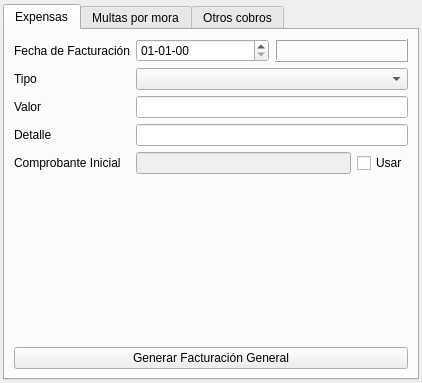
<?xml version="1.0" encoding="UTF-8"?>
<ui version="4.0">
 <class>BillingWindow</class>
 <widget class="QWidget" name="BillingWindow">
  <property name="geometry">
   <rect>
    <x>0</x>
    <y>0</y>
    <width>422</width>
    <height>383</height>
   </rect>
  </property>
  <property name="windowTitle">
   <string>Form</string>
  </property>
  <layout class="QVBoxLayout" name="verticalLayout">
   <property name="leftMargin">
    <number>3</number>
   </property>
   <property name="topMargin">
    <number>4</number>
   </property>
   <property name="rightMargin">
    <number>3</number>
   </property>
   <property name="bottomMargin">
    <number>3</number>
   </property>
   <item>
    <widget class="QTabWidget" name="tabWidget">
     <property name="currentIndex">
      <number>0</number>
     </property>
     <widget class="QWidget" name="tab_general">
      <attribute name="title">
       <string>Expensas</string>
      </attribute>
      <layout class="QVBoxLayout" name="verticalLayout_2">
       <item>
        <layout class="QFormLayout" name="formLayout">
         <property name="fieldGrowthPolicy">
          <enum>QFormLayout::AllNonFixedFieldsGrow</enum>
         </property>
         <item row="0" column="0">
          <widget class="QLabel" name="label_date0">
           <property name="text">
            <string>Fecha de Facturación</string>
           </property>
          </widget>
         </item>
         <item row="0" column="1">
          <layout class="QHBoxLayout" name="horizontalLayout_3">
           <item>
            <widget class="QDateEdit" name="dateedit_date">
             <property name="displayFormat">
              <string>dd-MM-yy</string>
             </property>
            </widget>
           </item>
           <item>
            <widget class="QLabel" name="label_date">
             <property name="frameShape">
              <enum>QFrame::Box</enum>
             </property>
             <property name="frameShadow">
              <enum>QFrame::Raised</enum>
             </property>
             <property name="text">
              <string/>
             </property>
            </widget>
           </item>
          </layout>
         </item>
         <item row="1" column="0">
          <widget class="QLabel" name="label_type">
           <property name="text">
            <string>Tipo</string>
           </property>
          </widget>
         </item>
         <item row="1" column="1">
          <widget class="QComboBox" name="combobox_type"/>
         </item>
         <item row="2" column="0">
          <widget class="QLabel" name="label_value">
           <property name="text">
            <string>Valor</string>
           </property>
          </widget>
         </item>
         <item row="2" column="1">
          <widget class="QLineEdit" name="lineedit_value"/>
         </item>
         <item row="3" column="0">
          <widget class="QLabel" name="label_detail">
           <property name="text">
            <string>Detalle</string>
           </property>
          </widget>
         </item>
         <item row="3" column="1">
          <widget class="QLineEdit" name="lineedit_detail"/>
         </item>
         <item row="4" column="0">
          <widget class="QLabel" name="label_voucher">
           <property name="text">
            <string>Comprobante Inicial</string>
           </property>
          </widget>
         </item>
         <item row="4" column="1">
          <layout class="QHBoxLayout" name="horizontalLayout_2">
           <item>
            <widget class="QLineEdit" name="lineedit_voucher">
             <property name="enabled">
              <bool>false</bool>
             </property>
            </widget>
           </item>
           <item>
            <widget class="QCheckBox" name="checkbox_voucher">
             <property name="text">
              <string>Usar</string>
             </property>
            </widget>
           </item>
          </layout>
         </item>
        </layout>
       </item>
       <item>
        <widget class="QPushButton" name="button_savegeneralbilling">
         <property name="text">
          <string>Generar Facturación General</string>
         </property>
        </widget>
       </item>
      </layout>
     </widget>
     <widget class="QWidget" name="tab_penalties">
      <attribute name="title">
       <string>Multas por mora</string>
      </attribute>
      <layout class="QVBoxLayout" name="verticalLayout_4">
       <item>
        <layout class="QFormLayout" name="formLayout_3">
         <property name="fieldGrowthPolicy">
          <enum>QFormLayout::AllNonFixedFieldsGrow</enum>
         </property>
         <item row="0" column="0">
          <widget class="QLabel" name="label_since0">
           <property name="text">
            <string>Buscar desde</string>
           </property>
          </widget>
         </item>
         <item row="1" column="0">
          <widget class="QLabel" name="label_at0">
           <property name="text">
            <string>Registrar con fecha</string>
           </property>
          </widget>
         </item>
         <item row="0" column="1">
          <layout class="QHBoxLayout" name="horizontalLayout">
           <item>
            <widget class="QDateEdit" name="dateedit_since">
             <property name="dateTime">
              <datetime>
               <hour>0</hour>
               <minute>0</minute>
               <second>0</second>
               <year>2014</year>
               <month>1</month>
               <day>1</day>
              </datetime>
             </property>
             <property name="displayFormat">
              <string>dd-MM-yy</string>
             </property>
            </widget>
           </item>
           <item>
            <widget class="QLabel" name="label_since">
             <property name="frameShape">
              <enum>QFrame::Box</enum>
             </property>
             <property name="frameShadow">
              <enum>QFrame::Raised</enum>
             </property>
             <property name="text">
              <string/>
             </property>
            </widget>
           </item>
          </layout>
         </item>
         <item row="1" column="1">
          <layout class="QHBoxLayout" name="horizontalLayout_6">
           <item>
            <widget class="QDateEdit" name="dateedit_at">
             <property name="displayFormat">
              <string>dd-MM-yy</string>
             </property>
            </widget>
           </item>
           <item>
            <widget class="QLabel" name="label_at">
             <property name="frameShape">
              <enum>QFrame::Box</enum>
             </property>
             <property name="frameShadow">
              <enum>QFrame::Raised</enum>
             </property>
             <property name="text">
              <string/>
             </property>
            </widget>
           </item>
          </layout>
         </item>
        </layout>
       </item>
       <item>
        <widget class="QTableWidget" name="table_parms">
         <property name="sizePolicy">
          <sizepolicy hsizetype="Expanding" vsizetype="Fixed">
           <horstretch>0</horstretch>
           <verstretch>0</verstretch>
          </sizepolicy>
         </property>
         <property name="maximumSize">
          <size>
           <width>16777215</width>
           <height>100</height>
          </size>
         </property>
         <property name="columnCount">
          <number>2</number>
         </property>
         <attribute name="verticalHeaderVisible">
          <bool>false</bool>
         </attribute>
         <column/>
         <column/>
        </widget>
       </item>
       <item>
        <widget class="QTableWidget" name="table_penalties">
         <property name="columnCount">
          <number>4</number>
         </property>
         <column/>
         <column/>
         <column/>
         <column/>
        </widget>
       </item>
       <item>
        <layout class="QHBoxLayout" name="horizontalLayout_5">
         <item>
          <widget class="QPushButton" name="button_generate">
           <property name="text">
            <string>Generar</string>
           </property>
          </widget>
         </item>
         <item>
          <widget class="QPushButton" name="button_savepenalties">
           <property name="text">
            <string>Guardar registros</string>
           </property>
          </widget>
         </item>
        </layout>
       </item>
      </layout>
     </widget>
     <widget class="QWidget" name="tab_particular">
      <attribute name="title">
       <string>Otros cobros</string>
      </attribute>
      <layout class="QVBoxLayout" name="verticalLayout_3">
       <item>
        <layout class="QFormLayout" name="formLayout_2">
         <property name="fieldGrowthPolicy">
          <enum>QFormLayout::AllNonFixedFieldsGrow</enum>
         </property>
         <item row="0" column="0">
          <widget class="QLabel" name="label_p_date0">
           <property name="text">
            <string>Fecha</string>
           </property>
          </widget>
         </item>
         <item row="1" column="0">
          <widget class="QLabel" name="label_p_type">
           <property name="text">
            <string>Tipo</string>
           </property>
          </widget>
         </item>
         <item row="1" column="1">
          <widget class="QComboBox" name="combobox_p_type"/>
         </item>
         <item row="3" column="0">
          <widget class="QLabel" name="label_p_value">
           <property name="text">
            <string>Valor</string>
           </property>
          </widget>
         </item>
         <item row="3" column="1">
          <widget class="QLineEdit" name="lineedit_p_value"/>
         </item>
         <item row="4" column="0">
          <widget class="QLabel" name="label_p_detail">
           <property name="text">
            <string>Detalle</string>
           </property>
          </widget>
         </item>
         <item row="4" column="1">
          <widget class="QLineEdit" name="lineedit_p_detail"/>
         </item>
         <item row="5" column="0">
          <widget class="QLabel" name="label_p_voucher">
           <property name="text">
            <string>Combrobante</string>
           </property>
          </widget>
         </item>
         <item row="5" column="1">
          <widget class="QLineEdit" name="lineedit_p_voucher"/>
         </item>
         <item row="2" column="0">
          <widget class="QLabel" name="label_p_home">
           <property name="text">
            <string>Casa</string>
           </property>
          </widget>
         </item>
         <item row="2" column="1">
          <widget class="QComboBox" name="combobox_p_home"/>
         </item>
         <item row="0" column="1">
          <layout class="QHBoxLayout" name="horizontalLayout_4">
           <item>
            <widget class="QDateEdit" name="dateedit_p_date">
             <property name="displayFormat">
              <string>dd-MM-yy</string>
             </property>
            </widget>
           </item>
           <item>
            <widget class="QLabel" name="label_p_date">
             <property name="frameShape">
              <enum>QFrame::Box</enum>
             </property>
             <property name="frameShadow">
              <enum>QFrame::Raised</enum>
             </property>
             <property name="text">
              <string/>
             </property>
            </widget>
           </item>
          </layout>
         </item>
        </layout>
       </item>
       <item>
        <widget class="QPushButton" name="button_saveparticularbilling">
         <property name="text">
          <string>Guardar Registro</string>
         </property>
        </widget>
       </item>
      </layout>
     </widget>
    </widget>
   </item>
  </layout>
 </widget>
 <resources/>
 <connections/>
</ui>
